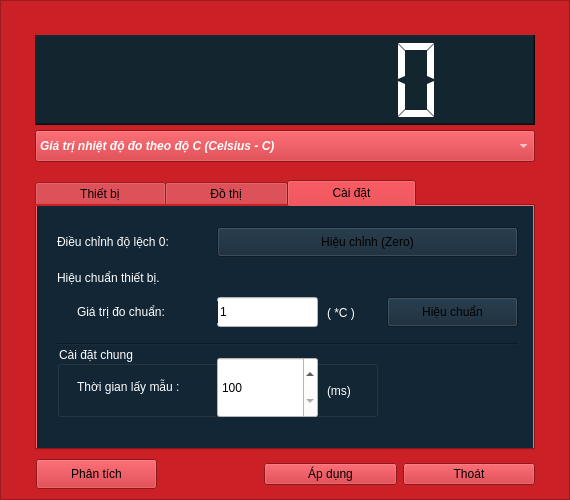
<?xml version="1.0" encoding="UTF-8"?>
<ui version="4.0">
 <class>Sensor_SEN0111</class>
 <widget class="QWidget" name="Sensor_SEN0111">
  <property name="geometry">
   <rect>
    <x>0</x>
    <y>0</y>
    <width>570</width>
    <height>500</height>
   </rect>
  </property>
  <property name="windowTitle">
   <string>Form</string>
  </property>
  <property name="windowIcon">
   <iconset resource="../image.qrc">
    <normaloff>:/image/ATH0111_Icon.jpg</normaloff>:/image/ATH0111_Icon.jpg</iconset>
  </property>
  <widget class="QFrame" name="frame">
   <property name="geometry">
    <rect>
     <x>0</x>
     <y>0</y>
     <width>570</width>
     <height>500</height>
    </rect>
   </property>
   <property name="accessibleDescription">
    <string extracomment="s"/>
   </property>
   <property name="autoFillBackground">
    <bool>false</bool>
   </property>
   <property name="styleSheet">
    <string notr="true">background-color: rgb(202, 32, 38);</string>
   </property>
   <property name="frameShape">
    <enum>QFrame::StyledPanel</enum>
   </property>
   <property name="frameShadow">
    <enum>QFrame::Raised</enum>
   </property>
   <widget class="QLCDNumber" name="lcdNumber_TEMPK">
    <property name="geometry">
     <rect>
      <x>35</x>
      <y>35</y>
      <width>500</width>
      <height>90</height>
     </rect>
    </property>
    <property name="styleSheet">
     <string notr="true">background-color: #132630;
color: rgb(255, 255,255);</string>
    </property>
    <property name="frameShape">
     <enum>QFrame::WinPanel</enum>
    </property>
    <property name="lineWidth">
     <number>1</number>
    </property>
    <property name="smallDecimalPoint">
     <bool>false</bool>
    </property>
    <property name="digitCount">
     <number>7</number>
    </property>
    <property name="segmentStyle">
     <enum>QLCDNumber::Flat</enum>
    </property>
    <property name="value" stdset="0">
     <double>0.000000000000000</double>
    </property>
    <property name="intValue" stdset="0">
     <number>0</number>
    </property>
   </widget>
   <widget class="QTabWidget" name="tabWidget">
    <property name="geometry">
     <rect>
      <x>35</x>
      <y>180</y>
      <width>500</width>
      <height>270</height>
     </rect>
    </property>
    <property name="font">
     <font>
      <weight>50</weight>
      <bold>false</bold>
     </font>
    </property>
    <property name="autoFillBackground">
     <bool>false</bool>
    </property>
    <property name="styleSheet">
     <string notr="true">background-color: rgb(202, 32, 38);</string>
    </property>
    <property name="currentIndex">
     <number>2</number>
    </property>
    <widget class="QWidget" name="tab_1">
     <property name="styleSheet">
      <string notr="true">background-color: #132635;</string>
     </property>
     <attribute name="title">
      <string>          Thiết bị          </string>
     </attribute>
     <widget class="QWidget" name="verticalLayoutWidget">
      <property name="geometry">
       <rect>
        <x>20</x>
        <y>10</y>
        <width>111</width>
        <height>131</height>
       </rect>
      </property>
      <layout class="QVBoxLayout" name="verticalLayout_2">
       <item>
        <widget class="QLabel" name="label_4">
         <property name="styleSheet">
          <string notr="true">color: rgb(255, 255, 255);
background-color: #132635;</string>
         </property>
         <property name="text">
          <string>Tên thiết bị:</string>
         </property>
        </widget>
       </item>
       <item>
        <widget class="QLabel" name="label_6">
         <property name="styleSheet">
          <string notr="true">background-color: #132635;
color: rgb(255, 255, 255);</string>
         </property>
         <property name="text">
          <string>Địa chỉ:</string>
         </property>
        </widget>
       </item>
       <item>
        <widget class="QLabel" name="label_7">
         <property name="styleSheet">
          <string notr="true">background-color: #132635;
color: rgb(255, 255, 255);</string>
         </property>
         <property name="text">
          <string>Mã sê-ri:</string>
         </property>
        </widget>
       </item>
       <item>
        <widget class="QLabel" name="label_5">
         <property name="styleSheet">
          <string notr="true">background-color: #132635;
color: rgb(255, 255, 255);</string>
         </property>
         <property name="text">
          <string>Mô tả:</string>
         </property>
        </widget>
       </item>
      </layout>
     </widget>
     <widget class="QWidget" name="verticalLayoutWidget_2">
      <property name="geometry">
       <rect>
        <x>160</x>
        <y>10</y>
        <width>451</width>
        <height>101</height>
       </rect>
      </property>
      <layout class="QVBoxLayout" name="verticalLayout_3">
       <item>
        <widget class="QLabel" name="label_Name">
         <property name="styleSheet">
          <string notr="true">color: rgb(255, 255, 255);
background-color: #132635;</string>
         </property>
         <property name="text">
          <string/>
         </property>
        </widget>
       </item>
       <item>
        <widget class="QLabel" name="label_Address">
         <property name="styleSheet">
          <string notr="true">color: rgb(255, 255, 255);
background-color: #132635;</string>
         </property>
         <property name="text">
          <string/>
         </property>
        </widget>
       </item>
       <item>
        <widget class="QLabel" name="label_SerialNumber">
         <property name="styleSheet">
          <string notr="true">color: rgb(255, 255, 255);
background-color: #132635;</string>
         </property>
         <property name="text">
          <string/>
         </property>
        </widget>
       </item>
      </layout>
     </widget>
     <widget class="QWidget" name="verticalLayoutWidget_3">
      <property name="geometry">
       <rect>
        <x>160</x>
        <y>110</y>
        <width>451</width>
        <height>151</height>
       </rect>
      </property>
      <layout class="QVBoxLayout" name="verticalLayout_4">
       <item>
        <widget class="QLabel" name="label_Description">
         <property name="styleSheet">
          <string notr="true">color: rgb(255, 255, 255);
background-color: #132635;</string>
         </property>
         <property name="text">
          <string/>
         </property>
         <property name="alignment">
          <set>Qt::AlignLeading|Qt::AlignLeft|Qt::AlignTop</set>
         </property>
        </widget>
       </item>
      </layout>
     </widget>
    </widget>
    <widget class="QWidget" name="tab_2">
     <property name="styleSheet">
      <string notr="true">background-color: #132635;</string>
     </property>
     <attribute name="title">
      <string>          Đồ thị          </string>
     </attribute>
     <widget class="QWidget" name="verticalLayoutWidget_4">
      <property name="geometry">
       <rect>
        <x>0</x>
        <y>0</y>
        <width>501</width>
        <height>231</height>
       </rect>
      </property>
      <layout class="QVBoxLayout" name="verticalLayout_5"/>
     </widget>
    </widget>
    <widget class="QWidget" name="tab_3">
     <property name="styleSheet">
      <string notr="true">background-color: #132635;</string>
     </property>
     <attribute name="title">
      <string>          Cài đặt          </string>
     </attribute>
     <widget class="QLabel" name="label_3">
      <property name="geometry">
       <rect>
        <x>20</x>
        <y>61</y>
        <width>141</width>
        <height>22</height>
       </rect>
      </property>
      <property name="styleSheet">
       <string notr="true">color: rgb(255, 255, 255);</string>
      </property>
      <property name="text">
       <string>Hiệu chuẩn thiết bị.</string>
      </property>
     </widget>
     <widget class="QLineEdit" name="lineEdit_Calib1">
      <property name="geometry">
       <rect>
        <x>180</x>
        <y>91</y>
        <width>101</width>
        <height>30</height>
       </rect>
      </property>
      <property name="styleSheet">
       <string notr="true">background-color: rgb(255, 255, 255);</string>
      </property>
      <property name="text">
       <string>1</string>
      </property>
     </widget>
     <widget class="QLabel" name="label_8">
      <property name="geometry">
       <rect>
        <x>40</x>
        <y>95</y>
        <width>141</width>
        <height>22</height>
       </rect>
      </property>
      <property name="styleSheet">
       <string notr="true">color: rgb(255, 255, 255);</string>
      </property>
      <property name="text">
       <string>Giá trị đo chuẩn:</string>
      </property>
     </widget>
     <widget class="QPushButton" name="pushButton_Calib">
      <property name="geometry">
       <rect>
        <x>350</x>
        <y>91</y>
        <width>131</width>
        <height>30</height>
       </rect>
      </property>
      <property name="text">
       <string>Hiệu chuẩn</string>
      </property>
     </widget>
     <widget class="QLabel" name="label_9">
      <property name="geometry">
       <rect>
        <x>290</x>
        <y>96</y>
        <width>51</width>
        <height>22</height>
       </rect>
      </property>
      <property name="styleSheet">
       <string notr="true">color: rgb(255, 255, 255);</string>
      </property>
      <property name="text">
       <string>( *C )</string>
      </property>
     </widget>
     <widget class="QPushButton" name="pushButton_Calib_2">
      <property name="geometry">
       <rect>
        <x>180</x>
        <y>21</y>
        <width>301</width>
        <height>30</height>
       </rect>
      </property>
      <property name="text">
       <string>Hiệu chỉnh (Zero)</string>
      </property>
     </widget>
     <widget class="QLabel" name="label_10">
      <property name="geometry">
       <rect>
        <x>20</x>
        <y>25</y>
        <width>151</width>
        <height>22</height>
       </rect>
      </property>
      <property name="styleSheet">
       <string notr="true">color: rgb(255, 255, 255);</string>
      </property>
      <property name="text">
       <string>Điều chỉnh độ lệch 0:</string>
      </property>
     </widget>
     <widget class="Line" name="line_3">
      <property name="geometry">
       <rect>
        <x>20</x>
        <y>130</y>
        <width>461</width>
        <height>16</height>
       </rect>
      </property>
      <property name="orientation">
       <enum>Qt::Horizontal</enum>
      </property>
     </widget>
     <widget class="QGroupBox" name="groupBox_2">
      <property name="geometry">
       <rect>
        <x>20</x>
        <y>140</y>
        <width>321</width>
        <height>71</height>
       </rect>
      </property>
      <property name="styleSheet">
       <string notr="true">color: rgb(255, 255, 255);</string>
      </property>
      <property name="title">
       <string>Cài đặt chung</string>
      </property>
      <widget class="QLabel" name="label_13">
       <property name="geometry">
        <rect>
         <x>20</x>
         <y>30</y>
         <width>131</width>
         <height>22</height>
        </rect>
       </property>
       <property name="styleSheet">
        <string notr="true">color: rgb(255, 255, 255);</string>
       </property>
       <property name="text">
        <string>Thời gian lấy mẫu :</string>
       </property>
      </widget>
      <widget class="QSpinBox" name="spinBox_SampleTimer">
       <property name="geometry">
        <rect>
         <x>160</x>
         <y>11</y>
         <width>101</width>
         <height>61</height>
        </rect>
       </property>
       <property name="styleSheet">
        <string notr="true">background-color: rgb(255, 255, 255);
color: rgb(0, 0, 0);</string>
       </property>
       <property name="minimum">
        <number>100</number>
       </property>
       <property name="maximum">
        <number>99999</number>
       </property>
      </widget>
      <widget class="QLabel" name="label_14">
       <property name="geometry">
        <rect>
         <x>270</x>
         <y>34</y>
         <width>31</width>
         <height>22</height>
        </rect>
       </property>
       <property name="styleSheet">
        <string notr="true">color: rgb(255, 255, 255);</string>
       </property>
       <property name="text">
        <string>(ms)</string>
       </property>
      </widget>
     </widget>
    </widget>
   </widget>
   <widget class="QWidget" name="horizontalLayoutWidget">
    <property name="geometry">
     <rect>
      <x>264</x>
      <y>458</y>
      <width>271</width>
      <height>32</height>
     </rect>
    </property>
    <layout class="QHBoxLayout" name="horizontalLayout">
     <item>
      <widget class="QPushButton" name="pushButton_Apply">
       <property name="text">
        <string>Áp dụng</string>
       </property>
      </widget>
     </item>
     <item>
      <widget class="QPushButton" name="pushButton_Exit">
       <property name="text">
        <string>Thoát</string>
       </property>
      </widget>
     </item>
    </layout>
   </widget>
   <widget class="QPushButton" name="pushButton_ChartZoom">
    <property name="geometry">
     <rect>
      <x>36</x>
      <y>459</y>
      <width>121</width>
      <height>30</height>
     </rect>
    </property>
    <property name="text">
     <string>Phân tích</string>
    </property>
   </widget>
   <widget class="QComboBox" name="comboBox_Temp_Unit">
    <property name="geometry">
     <rect>
      <x>35</x>
      <y>130</y>
      <width>500</width>
      <height>32</height>
     </rect>
    </property>
    <property name="font">
     <font>
      <weight>75</weight>
      <italic>true</italic>
      <bold>true</bold>
     </font>
    </property>
    <property name="layoutDirection">
     <enum>Qt::LeftToRight</enum>
    </property>
    <property name="styleSheet">
     <string notr="true">color: rgb(255, 255, 255);</string>
    </property>
    <property name="editable">
     <bool>false</bool>
    </property>
    <item>
     <property name="text">
      <string>Giá trị nhiệt độ đo theo độ C (Celsius - C)</string>
     </property>
    </item>
    <item>
     <property name="text">
      <string>Giá trị nhiệt độ đo theo độ F (Fahrenheit - F), F = 1.8*C + 32</string>
     </property>
    </item>
    <item>
     <property name="text">
      <string>Giá trị nhiệt độ đo theo độ K (Kelvin - K ), K = C + 273.15</string>
     </property>
    </item>
   </widget>
  </widget>
 </widget>
 <resources>
  <include location="../image.qrc"/>
 </resources>
 <connections/>
</ui>
